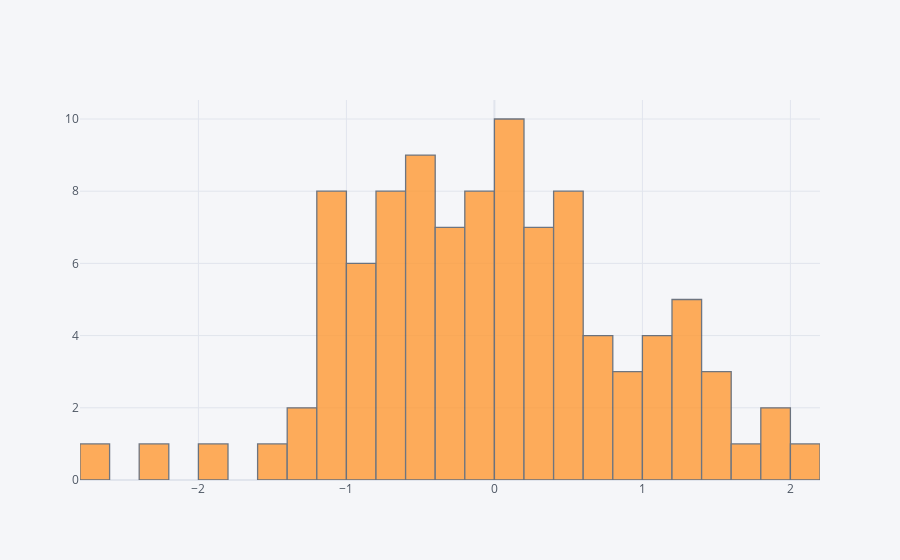

Notebook source saved alongside this figure:
### Markdown cell above
## histogram

### Code cell
df['A'].iplot(kind='hist',bins=25)

### Figure 1 — Plotly figure (JSON) as saved in the notebook; plotly's stock layout.template omitted (floating-point values rounded to 4 significant figures)
{"data": [{"histfunc": "count", "histnorm": "", "marker": {"color": "rgba(255, 153, 51, 1.0)", "line": {"color": "#4D5663", "width": 1.3}}, "name": "A", "nbinsx": 25, "opacity": 0.8, "orientation": "v", "type": "histogram", "x": [-0.01667, 0.6038, -0.2835, 0.0216, 0.1752, -0.7465, 0.3661, 1.56, -0.431, -0.408, -0.6367, -1.087, 1.17, -0.3067, 1.125, -1.208, 0.1767, -0.9895, 0.9283, -0.5836, 0.6902, -0.6456, 1.743, -1.46, 0.1759, 0.5391, 2.121, 1.259, -0.1721, -0.3666, -0.1533, 0.08835, 0.4691, 0.7117, -1.123, 0.2079, 0.0384, 0.9143, 1.036, 0.4491, -0.3845, -0.1023, 0.9409, 0.4608, 0.5371, -0.1178, 1.214, -0.8703, 0.1074, 0.3545, -0.9146, 0.1281, -0.5426, 1.156, -0.7321, 0.3974, -0.3671, 0.4131, -0.82, -0.6864, -0.08551, -1.087, -1.082, -0.3514, -0.542, -0.06577, 1.397, -1.003, 1.992, -0.7784, -0.6806, 0.04027, -0.4554, 1.37, -0.628, 0.4044, 0.3753, -0.9577, 0.6916, -1.187, 1.292, 0.3367, -0.4801, -1.388, -1.039, -0.3753, 1.581, -2.348, -0.9049, -2.657, 1.562, 0.5639, -0.4794, 0.3539, -0.5135, -0.09062, -1.041, 1.958, -1.834, 0.0005518]}], "layout": {"barmode": "overlay", "legend": {"bgcolor": "#F5F6F9", "font": {"color": "#4D5663"}}, "paper_bgcolor": "#F5F6F9", "plot_bgcolor": "#F5F6F9", "title": {"font": {"color": "#4D5663"}}, "xaxis": {"gridcolor": "#E1E5ED", "showgrid": true, "tickfont": {"color": "#4D5663"}, "title": {"font": {"color": "#4D5663"}, "text": ""}, "zerolinecolor": "#E1E5ED"}, "yaxis": {"gridcolor": "#E1E5ED", "showgrid": true, "tickfont": {"color": "#4D5663"}, "title": {"font": {"color": "#4D5663"}, "text": ""}, "zerolinecolor": "#E1E5ED"}}}
